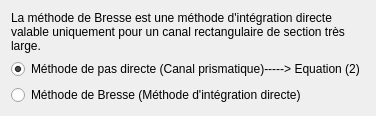
                 <widget class="QWidget" name="page_4">
                  <layout class="QVBoxLayout" name="verticalLayout_19">
                   <item>
                    <widget class="QLabel" name="label_11">
                     <property name="text">
                      <string>La méthode de Bresse est une méthode d'intégration directe valable uniquement pour un canal rectangulaire de section très large.</string>
                     </property>
                     <property name="textFormat">
                      <enum>Qt::RichText</enum>
                     </property>
                     <property name="scaledContents">
                      <bool>false</bool>
                     </property>
                     <property name="wordWrap">
                      <bool>true</bool>
                     </property>
                    </widget>
                   </item>
                   <item>
                    <layout class="QVBoxLayout" name="verticalLayout_7">
                     <item>
                      <widget class="QRadioButton" name="radioButton_DirectStep">
                       <property name="text">
                        <string>Méthode de pas directe (Canal prismatique)-----&gt; Equation (2)</string>
                       </property>
                       <property name="checked">
                        <bool>true</bool>
                       </property>
                      </widget>
                     </item>
                     <item>
                      <widget class="QRadioButton" name="radioButton_Bresse">
                       <property name="text">
                        <string>Méthode de Bresse (Méthode d'intégration directe)</string>
                       </property>
                      </widget>
                     </item>
                    </layout>
                   </item>
                  </layout>
                 </widget>
